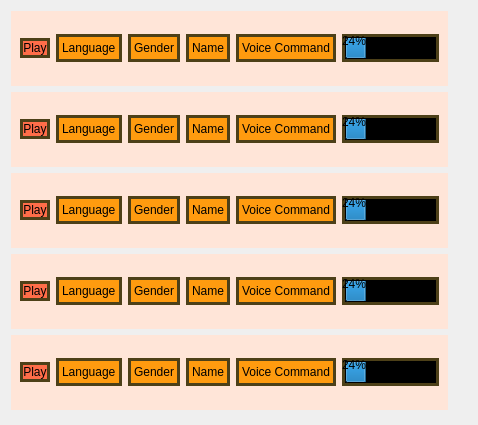
       <widget class="QWidget" name="scrollAreaWidgetContents_2">
        <property name="geometry">
         <rect>
          <x>0</x>
          <y>0</y>
          <width>478</width>
          <height>425</height>
         </rect>
        </property>
        <layout class="QVBoxLayout" name="verticalLayout_2">
         <item>
          <widget class="QWidget" name="widget_6" native="true">
           <property name="sizePolicy">
            <sizepolicy hsizetype="Fixed" vsizetype="Fixed">
             <horstretch>0</horstretch>
             <verstretch>0</verstretch>
            </sizepolicy>
           </property>
           <property name="minimumSize">
            <size>
             <width>200</width>
             <height>75</height>
            </size>
           </property>
           <property name="styleSheet">
            <string notr="true">border-style: solid;
border-width: 3px;
background-color: #ffe5d8;</string>
           </property>
           <layout class="QGridLayout" name="gridLayout_15">
            <item row="0" column="0">
             <layout class="QHBoxLayout" name="horizontalLayout_15">
              <item>
               <widget class="QPushButton" name="pushButton_12">
                <property name="cursor">
                 <cursorShape>PointingHandCursor</cursorShape>
                </property>
                <property name="styleSheet">
                 <string notr="true">QPushButton {
border-style: solid;
border-width: 3px;
background-color: #ff6d49;
border-color: #4d4018;
color: black;
}
QPushButton:hover {
    background-color: red;
    
}</string>
                </property>
                <property name="text">
                 <string>Play</string>
                </property>
               </widget>
              </item>
              <item>
               <layout class="QHBoxLayout" name="horizontalLayout_16">
                <item>
                 <widget class="QLabel" name="label_36">
                  <property name="styleSheet">
                   <string notr="true">background-color: #ff9b0f;
color: black;
border-color: #4d4018;
</string>
                  </property>
                  <property name="text">
                   <string>Language</string>
                  </property>
                 </widget>
                </item>
                <item>
                 <widget class="QLabel" name="label_37">
                  <property name="styleSheet">
                   <string notr="true">background-color: #ff9b0f;
color: black;
border-color: #4d4018;</string>
                  </property>
                  <property name="text">
                   <string>Gender</string>
                  </property>
                 </widget>
                </item>
                <item>
                 <widget class="QLabel" name="label_38">
                  <property name="styleSheet">
                   <string notr="true">background-color: #ff9b0f;
color: black;
border-color: #4d4018;</string>
                  </property>
                  <property name="text">
                   <string>Name</string>
                  </property>
                 </widget>
                </item>
                <item>
                 <widget class="QLabel" name="label_39">
                  <property name="styleSheet">
                   <string notr="true">background-color: #ff9b0f;
color: black;
border-color: #4d4018;</string>
                  </property>
                  <property name="text">
                   <string>Voice Command</string>
                  </property>
                 </widget>
                </item>
                <item>
                 <widget class="QProgressBar" name="progressBar_8">
                  <property name="styleSheet">
                   <string notr="true">background-color: black;
border-color: #4d4018;</string>
                  </property>
                  <property name="value">
                   <number>24</number>
                  </property>
                 </widget>
                </item>
               </layout>
              </item>
             </layout>
            </item>
           </layout>
          </widget>
         </item>
         <item>
          <widget class="QWidget" name="widget_12" native="true">
           <property name="sizePolicy">
            <sizepolicy hsizetype="Fixed" vsizetype="Fixed">
             <horstretch>0</horstretch>
             <verstretch>0</verstretch>
            </sizepolicy>
           </property>
           <property name="minimumSize">
            <size>
             <width>200</width>
             <height>75</height>
            </size>
           </property>
           <property name="styleSheet">
            <string notr="true">border-style: solid;
border-width: 3px;
background-color: #ffe5d8;</string>
           </property>
           <layout class="QGridLayout" name="gridLayout_16">
            <item row="0" column="0">
             <layout class="QHBoxLayout" name="horizontalLayout_17">
              <item>
               <widget class="QPushButton" name="pushButton_13">
                <property name="cursor">
                 <cursorShape>PointingHandCursor</cursorShape>
                </property>
                <property name="styleSheet">
                 <string notr="true">QPushButton {
border-style: solid;
border-width: 3px;
background-color: #ff6d49;
border-color: #4d4018;
color: black;
}
QPushButton:hover {
    background-color: red;
    
}</string>
                </property>
                <property name="text">
                 <string>Play</string>
                </property>
               </widget>
              </item>
              <item>
               <layout class="QHBoxLayout" name="horizontalLayout_18">
                <item>
                 <widget class="QLabel" name="label_40">
                  <property name="styleSheet">
                   <string notr="true">background-color: #ff9b0f;
color: black;
border-color: #4d4018;
</string>
                  </property>
                  <property name="text">
                   <string>Language</string>
                  </property>
                 </widget>
                </item>
                <item>
                 <widget class="QLabel" name="label_41">
                  <property name="styleSheet">
                   <string notr="true">background-color: #ff9b0f;
color: black;
border-color: #4d4018;</string>
                  </property>
                  <property name="text">
                   <string>Gender</string>
                  </property>
                 </widget>
                </item>
                <item>
                 <widget class="QLabel" name="label_42">
                  <property name="styleSheet">
                   <string notr="true">background-color: #ff9b0f;
color: black;
border-color: #4d4018;</string>
                  </property>
                  <property name="text">
                   <string>Name</string>
                  </property>
                 </widget>
                </item>
                <item>
                 <widget class="QLabel" name="label_43">
                  <property name="styleSheet">
                   <string notr="true">background-color: #ff9b0f;
color: black;
border-color: #4d4018;</string>
                  </property>
                  <property name="text">
                   <string>Voice Command</string>
                  </property>
                 </widget>
                </item>
                <item>
                 <widget class="QProgressBar" name="progressBar_9">
                  <property name="styleSheet">
                   <string notr="true">background-color: black;
border-color: #4d4018;</string>
                  </property>
                  <property name="value">
                   <number>24</number>
                  </property>
                 </widget>
                </item>
               </layout>
              </item>
             </layout>
            </item>
           </layout>
          </widget>
         </item>
         <item>
          <widget class="QWidget" name="widget_13" native="true">
           <property name="sizePolicy">
            <sizepolicy hsizetype="Fixed" vsizetype="Fixed">
             <horstretch>0</horstretch>
             <verstretch>0</verstretch>
            </sizepolicy>
           </property>
           <property name="minimumSize">
            <size>
             <width>200</width>
             <height>75</height>
            </size>
           </property>
           <property name="styleSheet">
            <string notr="true">border-style: solid;
border-width: 3px;
background-color: #ffe5d8;</string>
           </property>
           <layout class="QGridLayout" name="gridLayout_17">
            <item row="0" column="0">
             <layout class="QHBoxLayout" name="horizontalLayout_19">
              <item>
               <widget class="QPushButton" name="pushButton_14">
                <property name="cursor">
                 <cursorShape>PointingHandCursor</cursorShape>
                </property>
                <property name="styleSheet">
                 <string notr="true">QPushButton {
border-style: solid;
border-width: 3px;
background-color: #ff6d49;
border-color: #4d4018;
color: black;
}
QPushButton:hover {
    background-color: red;
    
}</string>
                </property>
                <property name="text">
                 <string>Play</string>
                </property>
               </widget>
              </item>
              <item>
               <layout class="QHBoxLayout" name="horizontalLayout_20">
                <item>
                 <widget class="QLabel" name="label_44">
                  <property name="styleSheet">
                   <string notr="true">background-color: #ff9b0f;
color: black;
border-color: #4d4018;
</string>
                  </property>
                  <property name="text">
                   <string>Language</string>
                  </property>
                 </widget>
                </item>
                <item>
                 <widget class="QLabel" name="label_45">
                  <property name="styleSheet">
                   <string notr="true">background-color: #ff9b0f;
color: black;
border-color: #4d4018;</string>
                  </property>
                  <property name="text">
                   <string>Gender</string>
                  </property>
                 </widget>
                </item>
                <item>
                 <widget class="QLabel" name="label_46">
                  <property name="styleSheet">
                   <string notr="true">background-color: #ff9b0f;
color: black;
border-color: #4d4018;</string>
                  </property>
                  <property name="text">
                   <string>Name</string>
                  </property>
                 </widget>
                </item>
                <item>
                 <widget class="QLabel" name="label_47">
                  <property name="styleSheet">
                   <string notr="true">background-color: #ff9b0f;
color: black;
border-color: #4d4018;</string>
                  </property>
                  <property name="text">
                   <string>Voice Command</string>
                  </property>
                 </widget>
                </item>
                <item>
                 <widget class="QProgressBar" name="progressBar_10">
                  <property name="styleSheet">
                   <string notr="true">background-color: black;
border-color: #4d4018;</string>
                  </property>
                  <property name="value">
                   <number>24</number>
                  </property>
                 </widget>
                </item>
               </layout>
              </item>
             </layout>
            </item>
           </layout>
          </widget>
         </item>
         <item>
          <widget class="QWidget" name="widget_14" native="true">
           <property name="sizePolicy">
            <sizepolicy hsizetype="Fixed" vsizetype="Fixed">
             <horstretch>0</horstretch>
             <verstretch>0</verstretch>
            </sizepolicy>
           </property>
           <property name="minimumSize">
            <size>
             <width>200</width>
             <height>75</height>
            </size>
           </property>
           <property name="styleSheet">
            <string notr="true">border-style: solid;
border-width: 3px;
background-color: #ffe5d8;</string>
           </property>
           <layout class="QGridLayout" name="gridLayout_18">
            <item row="0" column="0">
             <layout class="QHBoxLayout" name="horizontalLayout_23">
              <item>
               <widget class="QPushButton" name="pushButton_15">
                <property name="cursor">
                 <cursorShape>PointingHandCursor</cursorShape>
                </property>
                <property name="styleSheet">
                 <string notr="true">QPushButton {
border-style: solid;
border-width: 3px;
background-color: #ff6d49;
border-color: #4d4018;
color: black;
}
QPushButton:hover {
    background-color: red;
    
}</string>
                </property>
                <property name="text">
                 <string>Play</string>
                </property>
               </widget>
              </item>
              <item>
               <layout class="QHBoxLayout" name="horizontalLayout_24">
                <item>
                 <widget class="QLabel" name="label_48">
                  <property name="styleSheet">
                   <string notr="true">background-color: #ff9b0f;
color: black;
border-color: #4d4018;
</string>
                  </property>
                  <property name="text">
                   <string>Language</string>
                  </property>
                 </widget>
                </item>
                <item>
                 <widget class="QLabel" name="label_49">
                  <property name="styleSheet">
                   <string notr="true">background-color: #ff9b0f;
color: black;
border-color: #4d4018;</string>
                  </property>
                  <property name="text">
                   <string>Gender</string>
                  </property>
                 </widget>
                </item>
                <item>
                 <widget class="QLabel" name="label_50">
                  <property name="styleSheet">
                   <string notr="true">background-color: #ff9b0f;
color: black;
border-color: #4d4018;</string>
                  </property>
                  <property name="text">
                   <string>Name</string>
                  </property>
                 </widget>
                </item>
                <item>
                 <widget class="QLabel" name="label_51">
                  <property name="styleSheet">
                   <string notr="true">background-color: #ff9b0f;
color: black;
border-color: #4d4018;</string>
                  </property>
                  <property name="text">
                   <string>Voice Command</string>
                  </property>
                 </widget>
                </item>
                <item>
                 <widget class="QProgressBar" name="progressBar_11">
                  <property name="styleSheet">
                   <string notr="true">background-color: black;
border-color: #4d4018;</string>
                  </property>
                  <property name="value">
                   <number>24</number>
                  </property>
                 </widget>
                </item>
               </layout>
              </item>
             </layout>
            </item>
           </layout>
          </widget>
         </item>
         <item>
          <widget class="QWidget" name="widget_15" native="true">
           <property name="sizePolicy">
            <sizepolicy hsizetype="Fixed" vsizetype="Fixed">
             <horstretch>0</horstretch>
             <verstretch>0</verstretch>
            </sizepolicy>
           </property>
           <property name="minimumSize">
            <size>
             <width>200</width>
             <height>75</height>
            </size>
           </property>
           <property name="styleSheet">
            <string notr="true">border-style: solid;
border-width: 3px;
background-color: #ffe5d8;</string>
           </property>
           <layout class="QGridLayout" name="gridLayout_19">
            <item row="0" column="0">
             <layout class="QHBoxLayout" name="horizontalLayout_25">
              <item>
               <widget class="QPushButton" name="pushButton_16">
                <property name="cursor">
                 <cursorShape>PointingHandCursor</cursorShape>
                </property>
                <property name="styleSheet">
                 <string notr="true">QPushButton {
border-style: solid;
border-width: 3px;
background-color: #ff6d49;
border-color: #4d4018;
color: black;
}
QPushButton:hover {
    background-color: red;
    
}</string>
                </property>
                <property name="text">
                 <string>Play</string>
                </property>
               </widget>
              </item>
              <item>
               <layout class="QHBoxLayout" name="horizontalLayout_26">
                <item>
                 <widget class="QLabel" name="label_52">
                  <property name="styleSheet">
                   <string notr="true">background-color: #ff9b0f;
color: black;
border-color: #4d4018;
</string>
                  </property>
                  <property name="text">
                   <string>Language</string>
                  </property>
                 </widget>
                </item>
                <item>
                 <widget class="QLabel" name="label_53">
                  <property name="styleSheet">
                   <string notr="true">background-color: #ff9b0f;
color: black;
border-color: #4d4018;</string>
                  </property>
                  <property name="text">
                   <string>Gender</string>
                  </property>
                 </widget>
                </item>
                <item>
                 <widget class="QLabel" name="label_54">
                  <property name="styleSheet">
                   <string notr="true">background-color: #ff9b0f;
color: black;
border-color: #4d4018;</string>
                  </property>
                  <property name="text">
                   <string>Name</string>
                  </property>
                 </widget>
                </item>
                <item>
                 <widget class="QLabel" name="label_55">
                  <property name="styleSheet">
                   <string notr="true">background-color: #ff9b0f;
color: black;
border-color: #4d4018;</string>
                  </property>
                  <property name="text">
                   <string>Voice Command</string>
                  </property>
                 </widget>
                </item>
                <item>
                 <widget class="QProgressBar" name="progressBar_12">
                  <property name="styleSheet">
                   <string notr="true">background-color: black;
border-color: #4d4018;</string>
                  </property>
                  <property name="value">
                   <number>24</number>
                  </property>
                 </widget>
                </item>
               </layout>
              </item>
             </layout>
            </item>
           </layout>
          </widget>
         </item>
        </layout>
       </widget>
